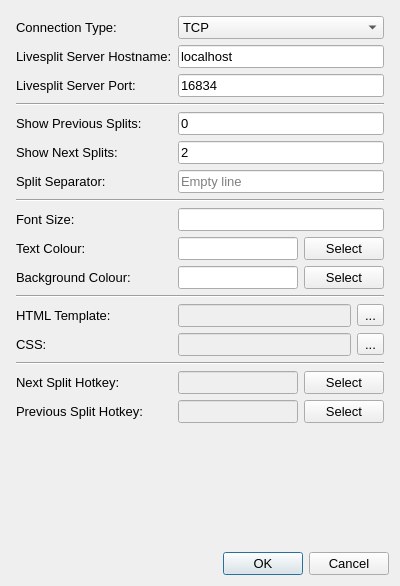
<?xml version="1.0" encoding="UTF-8"?>
<ui version="4.0">
 <class>Settings</class>
 <widget class="QDialog" name="Settings">
  <property name="windowModality">
   <enum>Qt::ApplicationModal</enum>
  </property>
  <property name="geometry">
   <rect>
    <x>0</x>
    <y>0</y>
    <width>400</width>
    <height>586</height>
   </rect>
  </property>
  <property name="font">
   <font>
    <pointsize>10</pointsize>
   </font>
  </property>
  <property name="windowTitle">
   <string>Settings</string>
  </property>
  <layout class="QGridLayout" name="gridLayout">
   <item row="2" column="0">
    <widget class="QDialogButtonBox" name="buttonBox">
     <property name="font">
      <font>
       <pointsize>10</pointsize>
      </font>
     </property>
     <property name="orientation">
      <enum>Qt::Horizontal</enum>
     </property>
     <property name="standardButtons">
      <set>QDialogButtonBox::Cancel|QDialogButtonBox::Ok</set>
     </property>
    </widget>
   </item>
   <item row="1" column="0">
    <layout class="QFormLayout" name="formLayout">
     <property name="leftMargin">
      <number>5</number>
     </property>
     <property name="topMargin">
      <number>5</number>
     </property>
     <property name="rightMargin">
      <number>5</number>
     </property>
     <property name="bottomMargin">
      <number>5</number>
     </property>
     <item row="0" column="0">
      <widget class="QLabel" name="connection_type_label">
       <property name="text">
        <string>Connection Type:</string>
       </property>
      </widget>
     </item>
     <item row="0" column="1">
      <widget class="QComboBox" name="connection_type_comboBox">
       <item>
        <property name="text">
         <string>TCP</string>
        </property>
       </item>
       <item>
        <property name="text">
         <string>WebSocket</string>
        </property>
       </item>
      </widget>
     </item>
     <item row="1" column="0">
      <widget class="QLabel" name="hostname_label">
       <property name="font">
        <font>
         <pointsize>10</pointsize>
        </font>
       </property>
       <property name="text">
        <string>Livesplit Server Hostname:</string>
       </property>
      </widget>
     </item>
     <item row="1" column="1">
      <widget class="QLineEdit" name="hostname_edit">
       <property name="font">
        <font>
         <pointsize>10</pointsize>
        </font>
       </property>
       <property name="text">
        <string>localhost</string>
       </property>
      </widget>
     </item>
     <item row="2" column="0">
      <widget class="QLabel" name="port_label">
       <property name="font">
        <font>
         <pointsize>10</pointsize>
        </font>
       </property>
       <property name="text">
        <string>Livesplit Server Port:</string>
       </property>
      </widget>
     </item>
     <item row="2" column="1">
      <widget class="QLineEdit" name="port_edit">
       <property name="font">
        <font>
         <pointsize>10</pointsize>
        </font>
       </property>
       <property name="text">
        <string>16834</string>
       </property>
      </widget>
     </item>
     <item row="3" column="0" colspan="2">
      <widget class="Line" name="divider_1">
       <property name="orientation">
        <enum>Qt::Horizontal</enum>
       </property>
      </widget>
     </item>
     <item row="4" column="0">
      <widget class="QLabel" name="previous_label">
       <property name="text">
        <string>Show Previous Splits:</string>
       </property>
      </widget>
     </item>
     <item row="4" column="1">
      <widget class="QLineEdit" name="previous_edit">
       <property name="text">
        <string>0</string>
       </property>
      </widget>
     </item>
     <item row="5" column="0">
      <widget class="QLabel" name="advance_label">
       <property name="font">
        <font>
         <pointsize>10</pointsize>
        </font>
       </property>
       <property name="text">
        <string>Show Next Splits:</string>
       </property>
      </widget>
     </item>
     <item row="5" column="1">
      <widget class="QLineEdit" name="advance_edit">
       <property name="font">
        <font>
         <pointsize>10</pointsize>
        </font>
       </property>
       <property name="text">
        <string>2</string>
       </property>
      </widget>
     </item>
     <item row="6" column="0">
      <widget class="QLabel" name="separator_label">
       <property name="font">
        <font>
         <pointsize>10</pointsize>
        </font>
       </property>
       <property name="text">
        <string>Split Separator:</string>
       </property>
      </widget>
     </item>
     <item row="6" column="1">
      <widget class="QLineEdit" name="separator_edit">
       <property name="font">
        <font>
         <pointsize>10</pointsize>
        </font>
       </property>
       <property name="toolTip">
        <string>Leave blank for empty line as separator</string>
       </property>
       <property name="placeholderText">
        <string>Empty line</string>
       </property>
      </widget>
     </item>
     <item row="7" column="0" colspan="2">
      <widget class="Line" name="divider_2">
       <property name="orientation">
        <enum>Qt::Horizontal</enum>
       </property>
      </widget>
     </item>
     <item row="8" column="0">
      <widget class="QLabel" name="fontsize_label">
       <property name="text">
        <string>Font Size:</string>
       </property>
      </widget>
     </item>
     <item row="8" column="1">
      <widget class="QLineEdit" name="fontsize_edit"/>
     </item>
     <item row="9" column="0">
      <widget class="QLabel" name="textcolor_label">
       <property name="text">
        <string>Text Colour:</string>
       </property>
      </widget>
     </item>
     <item row="9" column="1">
      <layout class="QHBoxLayout" name="textcolor_layout">
       <item>
        <widget class="QLineEdit" name="textcolor_edit"/>
       </item>
       <item>
        <widget class="QPushButton" name="textcolor_button">
         <property name="text">
          <string>Select</string>
         </property>
        </widget>
       </item>
      </layout>
     </item>
     <item row="10" column="0">
      <widget class="QLabel" name="bgcolor_label">
       <property name="text">
        <string>Background Colour:</string>
       </property>
      </widget>
     </item>
     <item row="10" column="1">
      <layout class="QHBoxLayout" name="bgcolor_layout">
       <item>
        <widget class="QLineEdit" name="bgcolor_edit"/>
       </item>
       <item>
        <widget class="QPushButton" name="bgcolor_button">
         <property name="text">
          <string>Select</string>
         </property>
        </widget>
       </item>
      </layout>
     </item>
     <item row="12" column="0">
      <widget class="QLabel" name="htmltemplate_label">
       <property name="text">
        <string>HTML Template:</string>
       </property>
      </widget>
     </item>
     <item row="12" column="1">
      <layout class="QHBoxLayout" name="horizontalLayout">
       <item>
        <widget class="QLineEdit" name="htmltemplate_edit">
         <property name="enabled">
          <bool>false</bool>
         </property>
        </widget>
       </item>
       <item>
        <widget class="QToolButton" name="htmltemplate_button">
         <property name="text">
          <string>...</string>
         </property>
        </widget>
       </item>
      </layout>
     </item>
     <item row="13" column="0">
      <widget class="QLabel" name="css_label">
       <property name="text">
        <string>CSS:</string>
       </property>
      </widget>
     </item>
     <item row="13" column="1">
      <layout class="QHBoxLayout" name="horizontalLayout_2">
       <item>
        <widget class="QLineEdit" name="css_edit">
         <property name="enabled">
          <bool>false</bool>
         </property>
        </widget>
       </item>
       <item>
        <widget class="QToolButton" name="css_button">
         <property name="text">
          <string>...</string>
         </property>
        </widget>
       </item>
      </layout>
     </item>
     <item row="11" column="0" colspan="2">
      <widget class="Line" name="divider_3">
       <property name="orientation">
        <enum>Qt::Horizontal</enum>
       </property>
      </widget>
     </item>
     <item row="14" column="0" colspan="2">
      <widget class="Line" name="divider_4">
       <property name="orientation">
        <enum>Qt::Horizontal</enum>
       </property>
      </widget>
     </item>
     <item row="15" column="0">
      <widget class="QLabel" name="nextsplitkey_label">
       <property name="text">
        <string>Next Split Hotkey:</string>
       </property>
      </widget>
     </item>
     <item row="16" column="0">
      <widget class="QLabel" name="previoussplitkey_label">
       <property name="text">
        <string>Previous Split Hotkey:</string>
       </property>
      </widget>
     </item>
     <item row="15" column="1">
      <layout class="QHBoxLayout" name="horizontalLayout_3">
       <item>
        <widget class="QLineEdit" name="nextsplitkey_edit">
         <property name="enabled">
          <bool>false</bool>
         </property>
        </widget>
       </item>
       <item>
        <widget class="QPushButton" name="nextsplitkey_button">
         <property name="text">
          <string>Select</string>
         </property>
        </widget>
       </item>
      </layout>
     </item>
     <item row="16" column="1">
      <layout class="QHBoxLayout" name="horizontalLayout_4">
       <item>
        <widget class="QLineEdit" name="previoussplitkey_edit">
         <property name="enabled">
          <bool>false</bool>
         </property>
        </widget>
       </item>
       <item>
        <widget class="QPushButton" name="previoussplitkey_button">
         <property name="text">
          <string>Select</string>
         </property>
        </widget>
       </item>
      </layout>
     </item>
    </layout>
   </item>
  </layout>
 </widget>
 <tabstops>
  <tabstop>hostname_edit</tabstop>
  <tabstop>port_edit</tabstop>
  <tabstop>previous_edit</tabstop>
  <tabstop>advance_edit</tabstop>
  <tabstop>separator_edit</tabstop>
  <tabstop>fontsize_edit</tabstop>
  <tabstop>textcolor_edit</tabstop>
  <tabstop>textcolor_button</tabstop>
  <tabstop>bgcolor_edit</tabstop>
  <tabstop>bgcolor_button</tabstop>
  <tabstop>htmltemplate_edit</tabstop>
  <tabstop>htmltemplate_button</tabstop>
  <tabstop>css_edit</tabstop>
  <tabstop>css_button</tabstop>
 </tabstops>
 <resources/>
 <connections>
  <connection>
   <sender>buttonBox</sender>
   <signal>accepted()</signal>
   <receiver>Settings</receiver>
   <slot>accept()</slot>
  </connection>
  <connection>
   <sender>buttonBox</sender>
   <signal>rejected()</signal>
   <receiver>Settings</receiver>
   <slot>reject()</slot>
  </connection>
 </connections>
</ui>
